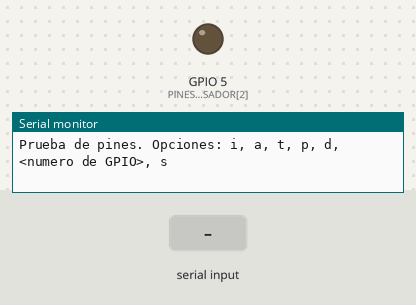
This sketch was run on a simulated ESP32. Shown: output pins drawn as LEDs (lit = HIGH), the last lines printed to the serial monitor. Dashed ring = blinking. The inputs (shaded band) are chosen by the test bench.

Above: at 1.7 s.
1.8 s: "90,45\n" received over Serial
4.8 s: "30,150\n" received over Serial
7.8 s: "0\n" received over Serial
10.8 s: "5\n" received over Serial
At 12.75 s:
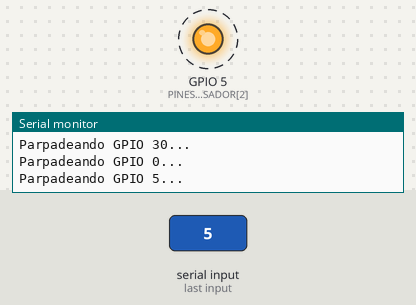
Timing chart, 0 to 17.4 s (numbered marks = the images above; inputs shaded):
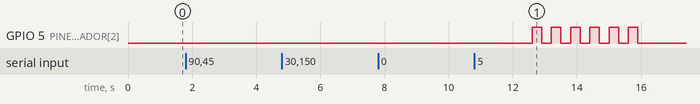

The sketch:

prueba_pines.ino
```cpp
/*
  ===========================================================================
  PRUEBA DE PINES - para descubrir cómo está conectada la placa de la cátedra
  ===========================================================================

  Subilo por USB, abrí el Monitor Serie (115200 baudios, "Nueva línea") y escribí
  una de estas opciones + Enter:

    i   -> busca dispositivos I2C (la pantalla). 0x3C = OLED, 0x27 / 0x3F = LCD
    a   -> muestra los pines analógicos (ADC1). Mové el potenciómetro y mirá cuál cambia
    t   -> muestra los pines táctiles. Tocá cada pin y mirá cuál BAJA
    p   -> avisa cuando cambia algún pin de entrada. Apretá el pulsador y mirá cuál aparece
    d   -> busca el sensor DHT probando varios pines (tarda unos segundos)
    18  -> (cualquier número) hace parpadear ese GPIO. Sirve para encontrar el LED externo
    s   -> detener la lectura continua

  Anotá lo que encuentres y copialo en la sección CONFIGURACIÓN de los dos sketches.
*/

#include <Wire.h>
#include <DHT.h>

const int PIN_SDA = 21;
const int PIN_SCL = 22;

const int PINES_ANALOGICOS[]  = {32, 33, 34, 35, 36, 39};             // ADC1 (funcionan con WiFi)
const int PINES_TOUCH[]       = {4, 2, 15, 13, 12, 14, 27, 33, 32};    // T0, T2..T9
const int PINES_DHT[]         = {4, 5, 13, 14, 15, 16, 17, 18, 19, 23, 25, 26, 27};
const int PINES_PULSADOR[]    = {0, 4, 5, 13, 14, 15, 16, 17, 18, 19, 23, 25, 26, 27, 34, 35, 36, 39};

#define CANTIDAD(arreglo) (sizeof(arreglo) / sizeof(arreglo[0]))

char modo = 's';
int estadoAnterior[CANTIDAD(PINES_PULSADOR)];

void escanearI2C() {
  Wire.begin(PIN_SDA, PIN_SCL);
  Serial.println("Buscando dispositivos I2C...");
  int encontrados = 0;
  for (uint8_t direccion = 1; direccion < 127; direccion++) {
    Wire.beginTransmission(direccion);
    if (Wire.endTransmission() == 0) {
      Serial.printf("  Encontrado en 0x%02X\n", direccion);
      encontrados++;
    }
  }
  if (encontrados == 0) Serial.println("  Nada. Probá con otros pines SDA/SCL.");
}

void buscarDHT() {
  Serial.println("Buscando DHT (DHT11 y DHT22) en varios pines...");
  for (unsigned int i = 0; i < CANTIDAD(PINES_DHT); i++) {
    int tipos[2] = {DHT11, DHT22};
    for (int tipo : tipos) {
      DHT dht(PINES_DHT[i], tipo);
      dht.begin();
      delay(100);
      float t = dht.readTemperature(false, true);
      float h = dht.readHumidity();
      if (!isnan(t) && !isnan(h)) {
        Serial.printf("  GPIO %d como %s: %.1f C  %.1f %%\n", PINES_DHT[i], tipo == DHT11 ? "DHT11" : "DHT22", t, h);
      }
    }
  }
  Serial.println("Listo. Elegí el pin/tipo cuyos valores sean razonables (ej: 24 C, 50 %).");
}

void hacerParpadear(int pin) {
  Serial.printf("Parpadeando GPIO %d...\n", pin);
  pinMode(pin, OUTPUT);
  for (int i = 0; i < 6; i++) {
    digitalWrite(pin, HIGH);
    delay(300);
    digitalWrite(pin, LOW);
    delay(300);
  }
  pinMode(pin, INPUT);
}

void prepararPulsador() {
  for (unsigned int i = 0; i < CANTIDAD(PINES_PULSADOR); i++) {
    int pin = PINES_PULSADOR[i];
    pinMode(pin, pin >= 34 ? INPUT : INPUT_PULLUP);   // 34..39 no tienen pull-up interno
    estadoAnterior[i] = digitalRead(pin);
  }
  Serial.println("Apretá el pulsador...");
}

void setup() {
  Serial.begin(115200);
  delay(500);
  Serial.println("\nPrueba de pines. Opciones: i, a, t, p, d, <numero de GPIO>, s");
}

void loop() {
  if (Serial.available()) {
    String entrada = Serial.readStringUntil('\n');
    entrada.trim();
    if (entrada.length() > 0) {
      if (isDigit(entrada[0])) {
        hacerParpadear(entrada.toInt());
      } else {
        modo = entrada[0];
        if (modo == 'i') { escanearI2C(); modo = 's'; }
        if (modo == 'd') { buscarDHT(); modo = 's'; }
        if (modo == 'p') prepararPulsador();
      }
    }
  }

  if (modo == 'a') {
    for (unsigned int i = 0; i < CANTIDAD(PINES_ANALOGICOS); i++) {
      Serial.printf("G%d=%4d  ", PINES_ANALOGICOS[i], analogRead(PINES_ANALOGICOS[i]));
    }
    Serial.println();
    delay(300);
  } else if (modo == 't') {
    for (unsigned int i = 0; i < CANTIDAD(PINES_TOUCH); i++) {
      Serial.printf("G%d=%3u  ", PINES_TOUCH[i], (unsigned int)touchRead(PINES_TOUCH[i]));
    }
    Serial.println();
    delay(300);
  } else if (modo == 'p') {
    for (unsigned int i = 0; i < CANTIDAD(PINES_PULSADOR); i++) {
      int estado = digitalRead(PINES_PULSADOR[i]);
      if (estado != estadoAnterior[i]) {
        Serial.printf("GPIO %d cambio a %d\n", PINES_PULSADOR[i], estado);
        estadoAnterior[i] = estado;
      }
    }
    delay(10);
  }
}
```

Measured:
- after the input at 10.8 s, GPIO 5 (PINES_PULSADOR[2]): alternates HIGH for 0.30 s and LOW for 0.30 s, 12 changes in all, then stays LOW, starting after 1.8 s
